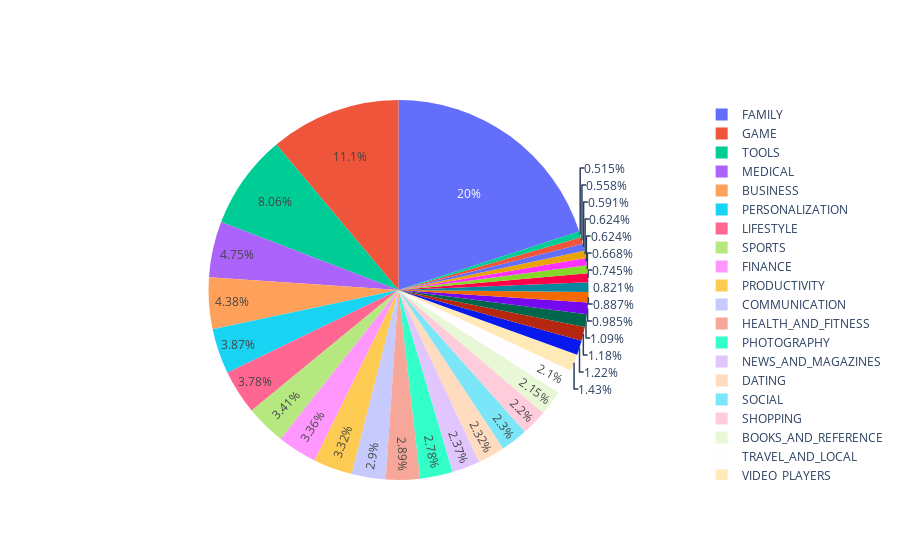

Notebook code cell kept with this figure:
### Markdown cell above
###  Google Playstore Market Distribution

### Code cell
number_of_apps_in_category = gps['Category'].value_counts().sort_values(ascending=True)
number_of_apps_in_category
data = [go.Pie(
        labels = number_of_apps_in_category.index,
        values = number_of_apps_in_category.values,
        hoverinfo = 'label+value'
    
)]

plotly.offline.iplot(data, filename='active_category')

### Figure 1 — Plotly figure (JSON) as saved in the notebook; plotly's stock layout.template omitted (floating-point values rounded to 4 significant figures)
{"data": [{"hoverinfo": "label+value", "labels": ["BEAUTY", "COMICS", "PARENTING", "EVENTS", "WEATHER", "ART_AND_DESIGN", "HOUSE_AND_HOME", "AUTO_AND_VEHICLES", "LIBRARIES_AND_DEMO", "ENTERTAINMENT", "FOOD_AND_DRINK", "MAPS_AND_NAVIGATION", "EDUCATION", "VIDEO_PLAYERS", "TRAVEL_AND_LOCAL", "BOOKS_AND_REFERENCE", "SHOPPING", "SOCIAL", "DATING", "NEWS_AND_MAGAZINES", "PHOTOGRAPHY", "HEALTH_AND_FITNESS", "COMMUNICATION", "PRODUCTIVITY", "FINANCE", "SPORTS", "LIFESTYLE", "PERSONALIZATION", "BUSINESS", "MEDICAL", "TOOLS", "GAME", "FAMILY"], "type": "pie", "values": [47, 51, 54, 57, 57, 61, 68, 75, 81, 90, 100, 108, 111, 131, 192, 196, 201, 210, 212, 216, 254, 264, 265, 303, 307, 311, 345, 353, 400, 434, 736, 1015, 1828]}], "layout": {}}
